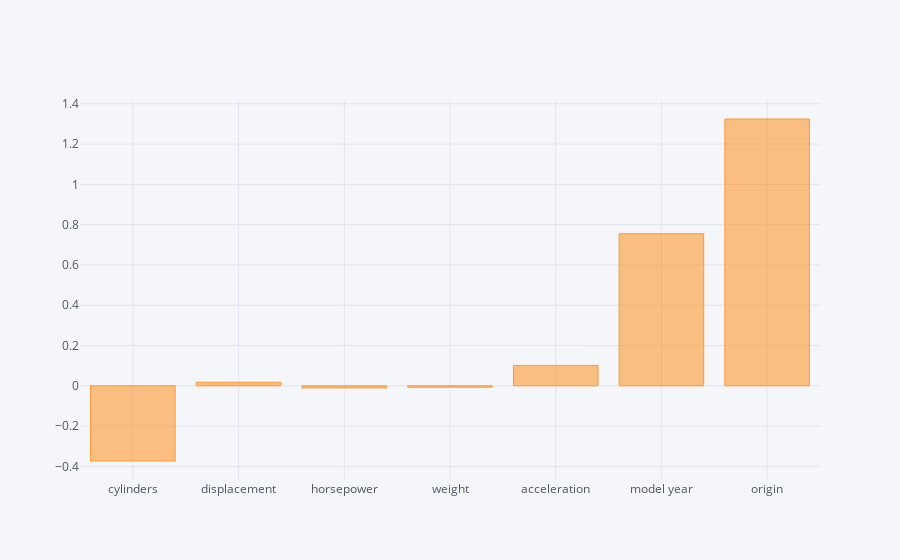

Notebook cell for this chart:
### Code cell
params[1:].iplot(kind='bar')

### Figure 1 — Plotly figure (JSON) as saved in the notebook; plotly's stock layout.template omitted (floating-point values rounded to 4 significant figures)
{"data": [{"marker": {"color": "rgba(255, 153, 51, 0.6)", "line": {"color": "rgba(255, 153, 51, 1.0)", "width": 1}}, "name": "None", "orientation": "v", "text": "", "type": "bar", "uid": "39fa52a8-7838-4205-aae4-38e89e435616", "x": ["cylinders", "displacement", "horsepower", "weight", "acceleration", "model year", "origin"], "y": [-0.3733, 0.01756, -0.0105, -0.006737, 0.1013, 0.7552, 1.325]}], "layout": {"legend": {"bgcolor": "#F5F6F9", "font": {"color": "#4D5663"}}, "paper_bgcolor": "#F5F6F9", "plot_bgcolor": "#F5F6F9", "title": {"font": {"color": "#4D5663"}}, "xaxis": {"gridcolor": "#E1E5ED", "showgrid": true, "tickfont": {"color": "#4D5663"}, "title": {"font": {"color": "#4D5663"}, "text": ""}, "zerolinecolor": "#E1E5ED"}, "yaxis": {"gridcolor": "#E1E5ED", "showgrid": true, "tickfont": {"color": "#4D5663"}, "title": {"font": {"color": "#4D5663"}, "text": ""}, "zerolinecolor": "#E1E5ED"}}}
